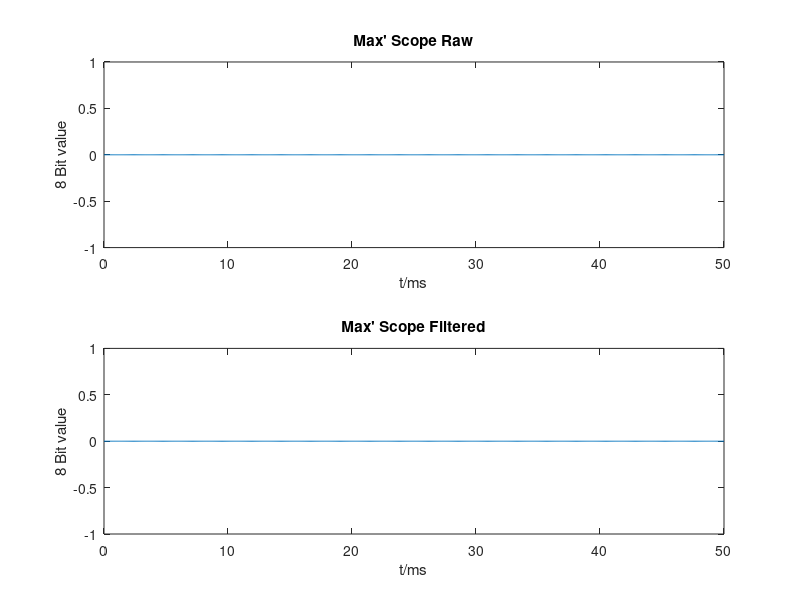

Source code (MATLAB): (Note: this script raises an error after producing the figure.)
%%%%%%%%%%%%%%%%%%%%%%%%%%%%%%%%%%%%%%%%%%%%%%%%%%%%%%%%%%%%%%%
% Author:       S3xm3x
% Date:         08.03.2017
% File:         osci.m
%%%%%%%%%%%%%%%%%%%%%%%%%%%%%%%%%%%%%%%%%%%%%%%%%%%%%%%%%%%%%%%

	%%%%%%%%%%%%%%%%%%%%%%%%%%%%%%%%%%%%%%%%%%%%%%%%%%%%%%%
        % Vars
        %%%%%%%%%%%%%%%%%%%%%%%%%%%%%%%%%%%%%%%%%%%%%%%%%%%%%%%
		
		samp_rate = 1.2e6			% Hertz
		refresh_rate =	0.05			% Seconds 
		PRE = 100				% Downsampling rate of the write function
		N = samp_rate*refresh_rate/PRE		% Number of samples
		fileRaw = 'raw.csv'
		fileFiltered = 'filtered.csv'	
		n = 1;					% Additional decimation if necessary		

	%%%%%%%%%%%%%%%%%%%%%%%%%%%%%%%%%%%%%%%%%%%%%%%%%%%%%%%
        % Readout and plot
        %%%%%%%%%%%%%%%%%%%%%%%%%%%%%%%%%%%%%%%%%%%%%%%%%%%%%%%
				
		offset = 0;
		C0 = 0;
		C1 = 0;
		t = linspace(0,refresh_rate*1e3,N/n);	
		M1 = zeros(1,N);
		P1 = M1(1:n:end);
		M2 = zeros(1,N);
		P2 = M2(1:n:end);
		osciRaw = subplot(2,1,1);
		plot(t,P1);
		xlabel('t/ms');
		ylabel('8 Bit value');
		title('Max'' Scope Raw');
		osciFilt = subplot(2,1,2);
		plot(t,P2);
		xlabel('t/ms');
		ylabel('8 Bit value');
		title('Max'' Scope Filtered');
		sum=0;

		while (length(M1) >= N)
			R0 = offset * N;
			R1 = offset * N + N - 1;
			M1 = dlmread(fileRaw,',',[R0,C0,R1,C1]);
			P1 = M1(1 : n : end);			% Decimate!
			M2 = dlmread(fileFiltered,',',[R0,C0,R1,C1]);
			P2 = M2(1 : n : end);			% Decimate!
			set(findobj(osciRaw, 'type', 'line'), 'xdata', t, 'ydata', P1); 
			set(findobj(osciFilt, 'type', 'line'), 'xdata', t, 'ydata', P2); 
			axis(osciRaw,[0 refresh_rate*1e3 -20 20]);
			axis(osciFilt,[0 refresh_rate*1e3 -20 20]);
			offset = offset + 1;
			sum=sum+length(P2)
			pause(refresh_rate);			
		end
